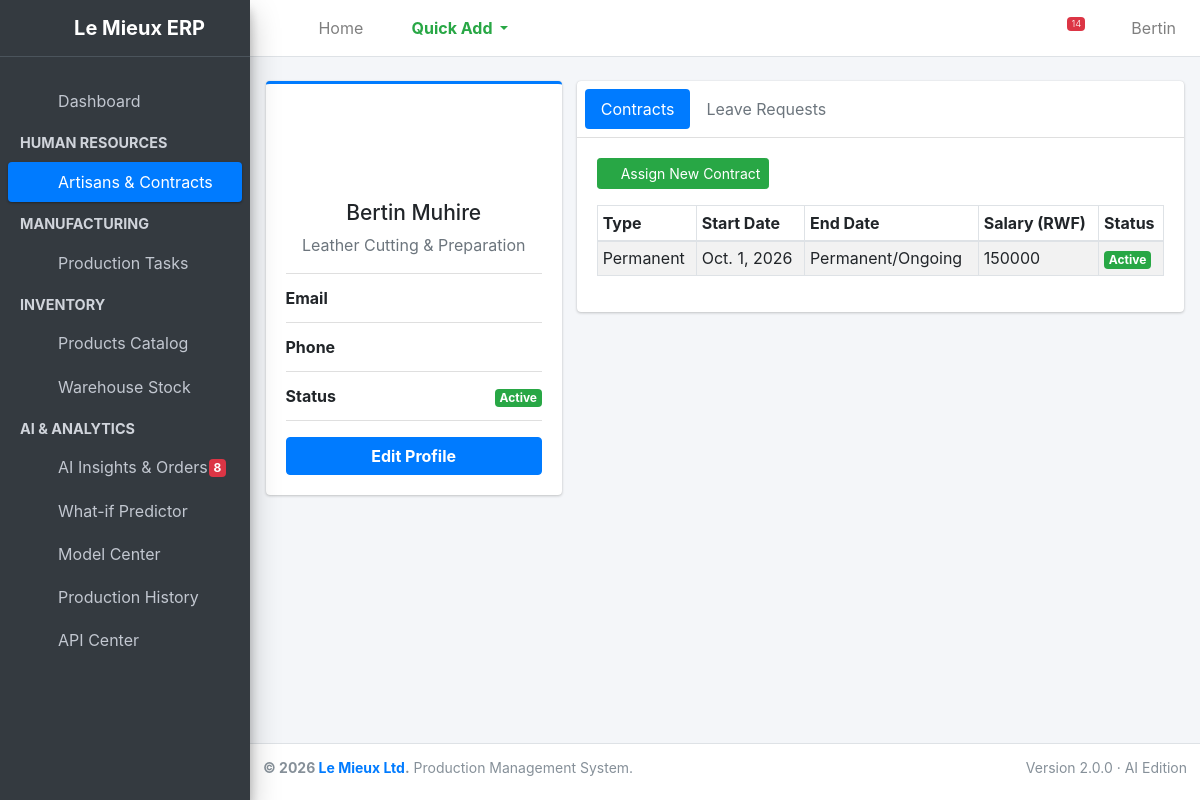
Page /employees/artisans/1/ (signed in) on the committed database.
### employees/models.py (models this page shows, shortened)
class Employee(models.Model):
    first_name = models.CharField(max_length=50)
    last_name = models.CharField(max_length=50)
    department = models.ForeignKey(Department, on_delete=models.CASCADE, related_name='employees')
    hire_date = models.DateField(auto_now_add=True)
    is_active = models.BooleanField(default=True)

class Department(models.Model):
    name = models.CharField(max_length=100, unique=True)
    description = models.TextField(blank=True, null=True)

class Contract(models.Model):
    CONTRACT_TYPES = [
        ('Permanent', 'Permanent'),
        ('Temporary', 'Temporary'),
        ('Intern', 'Intern'),
    ]
    employee = models.ForeignKey(Employee, on_delete=models.CASCADE, related_name='contracts')
    contract_type = models.CharField(max_length=20, choices=CONTRACT_TYPES)
    start_date = models.DateField()
    end_date = models.DateField(blank=True, null=True)
    base_salary = models.DecimalField(max_digits=10, decimal_places=0, help_text="Monthly Salary in RWF")
    is_active = models.BooleanField(default=True)

### employees/views.py (the view)
# urls.py: path('artisans/<int:pk>/', views.employee_detail, name='employee_detail'),
@login_required
@user_passes_test(is_hr_staff, login_url='/')
def employee_detail(request, pk):
    employee = get_object_or_404(Employee, pk=pk)
    contracts = employee.contracts.all().order_by('-start_date')
    leaves = employee.leave_requests.all().order_by('-applied_on')
    return render(request, 'employees/employee_detail.html', {
        'employee': employee,
        'contracts': contracts,
        'leaves': leaves
    })

### employees/views.py (called while the page is built)
def is_hr_staff(user):
    return user.is_staff

### production/models.py (called while the page is built)
    @property
    def is_overdue(self):
        if self.due_date and self.status != 'Completed':
            return self.due_date < datetime.date.today()
        return False

### employees/templates/employees/employee_detail.html (shortened to what this page needs)
{% extends 'base.html' %}
{% block content %}
<div class="row">
    <div class="col-md-4">
        <div class="card card-primary card-outline">
            <div class="card-body box-profile">
                <div class="text-center mb-3">
                    <i class="fas fa-user-circle fa-5x text-secondary"></i>
                </div>
                <h3 class="profile-username text-center">{{ employee.first_name }} {{ employee.last_name }}</h3>
                <p class="text-muted text-center">{{ employee.department.name }}</p>
                <ul class="list-group list-group-unbordered mb-3">
                    <li class="list-group-item">
                        <b>Email</b> <a class="float-right">{{ employee.email }}</a>
                    </li>
                    <li class="list-group-item">
                        <b>Phone</b> <a class="float-right">{{ employee.phone_number }}</a>
                    </li>
                    <li class="list-group-item">
                        <b>Status</b>
                        <a class="float-right">
                            {% if employee.is_active %}
                                <span class="badge badge-success">Active</span>
                            {% else %}
                                <span class="badge badge-danger">Inactive</span>
                            {% endif %}
                        </a>
                    </li>
                </ul>
                <a href="{% url 'employees:employee_update' employee.pk %}" class="btn btn-primary btn-block"><b>Edit Profile</b></a>
            </div>
        </div>
    </div>
    <div class="col-md-8">
        <div class="card">
            <div class="card-header p-2">
                <ul class="nav nav-pills">
                    <li class="nav-item"><a class="nav-link active" href="#contracts" data-toggle="tab">Contracts</a></li>
                    <li class="nav-item"><a class="nav-link" href="#leaves" data-toggle="tab">Leave Requests</a></li>
                </ul>
            </div>
            <div class="card-body">
                <div class="tab-content">
                    <div class="active tab-pane" id="contracts">
                        <a href="{% url 'employees:contract_create' employee.id %}" class="btn btn-success btn-sm mb-3">
                            <i class="fas fa-file-signature"></i> Assign New Contract
                        </a>
                        <table class="table table-bordered table-striped table-sm text-nowrap">
                            <thead>
                                <tr>
                                    <th>Type</th>
                                    <th>Start Date</th>
                                    <th>End Date</th>
                                    <th>Salary (RWF)</th>
                                    <th>Status</th>
                                </tr>
                            </thead>
                            <tbody>
                                {% for contract in contracts %}
                                <tr>
                                    <td>{{ contract.contract_type }}</td>
                                    <td>{{ contract.start_date }}</td>
                                    <td>{{ contract.end_date|default:"Permanent/Ongoing" }}</td>
                                    <td>{{ contract.base_salary }}</td>
                                    <td>
                                        {% if contract.is_active %}
                                            <span class="badge badge-success">Active</span>
                                        {% else %}
                                            <span class="badge badge-secondary">Expired</span>
                                        {% endif %}
                                    </td>
                                </tr>
                                {% empty %}
                                <tr><td colspan="5" class="text-center text-muted">No contracts on file.</td></tr>
                                {% endfor %}
                            </tbody>
                        </table>
                    </div>
                </div>
            </div>
        </div>
    </div>
</div>
{% endblock %}

### templates/base.html (shortened to what this page needs)
{% load static %}
<!DOCTYPE html>
<html lang="en">
<head>
    <link rel="stylesheet" href="{% static 'plugins/fontawesome-free/css/all.min.css' %}">
    <link rel="stylesheet" href="{% static 'dist/css/adminlte.min.css' %}">
    <link rel="stylesheet" href="{% static 'analytics/analytics.css' %}">
</head>
<body class="hold-transition sidebar-mini layout-fixed">
<div class="wrapper">
    <nav class="main-header navbar navbar-expand navbar-white navbar-light">
        <ul class="navbar-nav">
            <li class="nav-item">
                <a class="nav-link" data-widget="pushmenu" href="#" role="button"><i class="fas fa-bars"></i></a>
            </li>
            <li class="nav-item d-none d-sm-inline-block">
                <a href="/" class="nav-link">Home</a>
            </li>
            {% if request.user.is_staff %}
            <li class="nav-item dropdown">
                <a id="dropdownSubMenu1" href="#" data-toggle="dropdown" aria-haspopup="true" aria-expanded="false" class="nav-link dropdown-toggle text-success font-weight-bold">
                    <i class="fas fa-plus-circle"></i> Quick Add
                </a>
            </li>
            {% endif %}
        </ul>
        <ul class="navbar-nav ml-auto">
            <li class="nav-item">
                <a class="nav-link" id="darkModeToggle" href="#" role="button" title="Toggle Dark Mode">
                    <i class="fas fa-moon"></i>
                </a>
            </li>
            <li class="nav-item">
                <a class="nav-link" data-widget="fullscreen" href="#" role="button" title="Fullscreen">
                    <i class="fas fa-expand-arrows-alt"></i>
                </a>
            </li>
            <li class="nav-item dropdown">
                <a class="nav-link" data-toggle="dropdown" href="#" title="System Alerts">
                    {% if nav_alerts.total %}<span class="badge badge-danger navbar-badge">{{ nav_alerts.total }}</span>{% endif %}
                </a>
            </li>
            <li class="nav-item dropdown user-menu">
                <a href="#" class="nav-link dropdown-toggle" data-toggle="dropdown">
                    <i class="fas fa-user-circle fa-lg text-secondary"></i>
                    <span class="d-none d-md-inline ml-1">{{ request.user.username|title }}</span>
                </a>
            </li>
        </ul>
    </nav>
    <aside class="main-sidebar sidebar-dark-primary elevation-4">
        <a href="/" class="brand-link text-center">
            <i class="fas fa-industry text-success mr-2"></i>
            <span class="brand-text font-weight-bold">Le Mieux ERP</span>
        </a>
        <div class="sidebar">
            <nav class="mt-4">
                <ul class="nav nav-pills nav-sidebar flex-column" data-widget="treeview" role="menu" data-accordion="false">
                    <li class="nav-item">
                        <a href="/" class="nav-link">
                            <i class="nav-icon fas fa-sliders-h"></i>
                            <p>Dashboard</p>
                        </a>
                    </li>
                    {% if request.user.is_staff %}
                        <li class="nav-header"><strong>HUMAN RESOURCES</strong></li>
                        <li class="nav-item">
                            <a href="{% url 'employees:employee_list' %}" class="nav-link">
                                <i class="nav-icon fas fa-user-friends"></i>
                                <p>Artisans & Contracts</p>
                            </a>
                        </li>
                    {% endif %}
                    <li class="nav-header"><strong>MANUFACTURING</strong></li>
                    <li class="nav-item">
                        <a href="{% url 'production:task_list' %}" class="nav-link">
                            <i class="nav-icon fas fa-clipboard-list"></i>
                            <p>Production Tasks</p>
                        </a>
                    </li>
                    <li class="nav-header"><strong>INVENTORY</strong></li>
                    <li class="nav-item">
                        <a href="{% url 'inventory:product_list' %}" class="nav-link">
                            <i class="nav-icon fas fa-boxes"></i>
                            <p>Products Catalog</p>
                        </a>
                    </li>
                    <li class="nav-item">
                        <a href="{% url 'inventory:material_list' %}" class="nav-link">
                            <i class="nav-icon fas fa-boxes"></i>
                            <p>Warehouse Stock</p>
                        </a>
                    </li>
                    <li class="nav-header"><strong>AI &amp; ANALYTICS</strong></li>
                    <li class="nav-item">
                        <a href="{% url 'analytics:insights' %}" class="nav-link">
                            <i class="nav-icon fas fa-cubes"></i>
                            <p> AI Insights &amp; Orders
                                {% if nav_alerts.high_risk_orders %}<span class="badge badge-danger right">{{ nav_alerts.high_risk_orders }}</span>{% endif %}
                            </p>
                        </a>
                    </li>
                    <li class="nav-item">
                        <a href="{% url 'analytics:predictor' %}" class="nav-link">
                            <i class="nav-icon fas fa-cubes"></i>
                            <p>What-if Predictor</p>
                        </a>
                    </li>
                    <li class="nav-item">
                        <a href="{% url 'analytics:model_center' %}" class="nav-link">
                            <i class="nav-icon fas fa-cubes"></i>
                            <p>Model Center</p>
                        </a>
                    </li>
                    <li class="nav-item">
                        <a href="{% url 'analytics:history' %}" class="nav-link">
                            <i class="nav-icon fas fa-cubes"></i>
                            <p>Production History</p>
                        </a>
                    </li>
                    <li class="nav-item">
                        <a href="{% url 'analytics:api_center' %}" class="nav-link">
                            <i class="nav-icon fas fa-cubes"></i>
                            <p>API Center</p>
                        </a>
                    </li>
                </ul>
            </nav>
        </div>
    </aside>
    <div class="content-wrapper">
        <section class="content pt-4">
            <div class="container-fluid">
                {% block content %}
                {% endblock %}
            </div>
        </section>
    </div>
    <footer class="main-footer text-sm">
        <div class="float-right d-none d-sm-inline">
            Version 2.0.0 &middot; AI Edition
        </div>
        <strong>&copy; 2026 <a href="#">Le Mieux Ltd</a>.</strong> Production Management System.
    </footer>
</div>
</body>
</html>

### analytics/static/analytics/analytics.css (style rules this page uses)
.layout-fixed .main-sidebar .sidebar { overflow-y: auto; }
.table-sm td, .table-sm th { vertical-align: middle; }

### rows in the picture
Employee: first_name "Bertin", last_name "Muhire", department.name "Leather Cutting & Preparation"
Contract: contract_type "Permanent", start_date "Oct. 1, 2026", end_date "Permanent/Ongoing", base_salary "150000", is_active "Active"

### other values in the picture
{{ nav_alerts.total }} "14"
{{ request.user.username|title }} "Bertin"
{{ nav_alerts.high_risk_orders }} "8"
